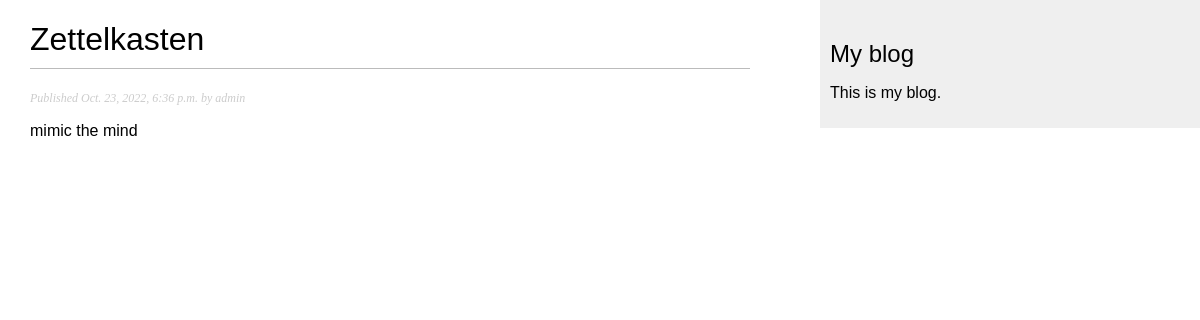
The app's page /blogapp/2022/10/23/zettelkasten/ with its own data.
### blogapp/models.py (models this page shows, shortened)
class Post(models.Model):
  class Status(models.TextChoices):
    DRAFT = 'DF', 'Draft'
    PUBLISHED = 'PB', 'Published'
  title = models.CharField(max_length=250)
  slug = models.SlugField(max_length=250, unique_for_date='publish')
  author = models.ForeignKey(User, on_delete=models.CASCADE, related_name='blog_posts')
  body = models.TextField()
  publish = models.DateTimeField(default=timezone.now)
  created = models.DateTimeField(auto_now_add=True)
  updated = models.DateTimeField(auto_now=True)
  status = models.CharField(max_length=2, choices=Status.choices, default=Status.DRAFT)
  objects = models.Manager()
  published = PublishedManager()
  class Meta:
    ordering = ['-publish']
    indexes = [
      models.Index(fields=['-publish']),
    ]

### blogapp/views.py (the view)
# urls.py: path('<int:year>/<int:month>/<int:day>/<slug:post>/', views.post_detail, name='post_detail')
def post_detail(request, year, month, day, post):
  post = get_object_or_404(Post,
    status=Post.Status.PUBLISHED,
    slug=post,
    publish__year=year,
    publish__month=month,
    publish__day=day)
  return render(request, 'blog/post/detail.html', {'post':post})

### blogapp/templates/blog/post/detail.html (shortened to what this page needs)
{% extends 'blog/base.html' %}
{% block content %}
  <h1>{{ post.title }}</h1>
  <p class="date">
    Published {{ post.publish }} by {{ post.author }}
  </p>
  {{ post.body|linebreaks }}
{% endblock %}

### blogapp/static/css/blog.css (style rules this page uses)
body { margin:0; padding:0; font-family:helvetica, sans-serif; }
h1 { font-weight:normal; border-bottom:1px solid #bbb; padding:0 0 10px 0; }
p.date { color:#ccc; font-family: georgia, serif; font-size: 12px; font-style: italic; }

### records on screen
Post: title "Zettelkasten", publish "Oct. 23, 2022, 6:36 p.m.", author "admin", body "mimic the mind"
